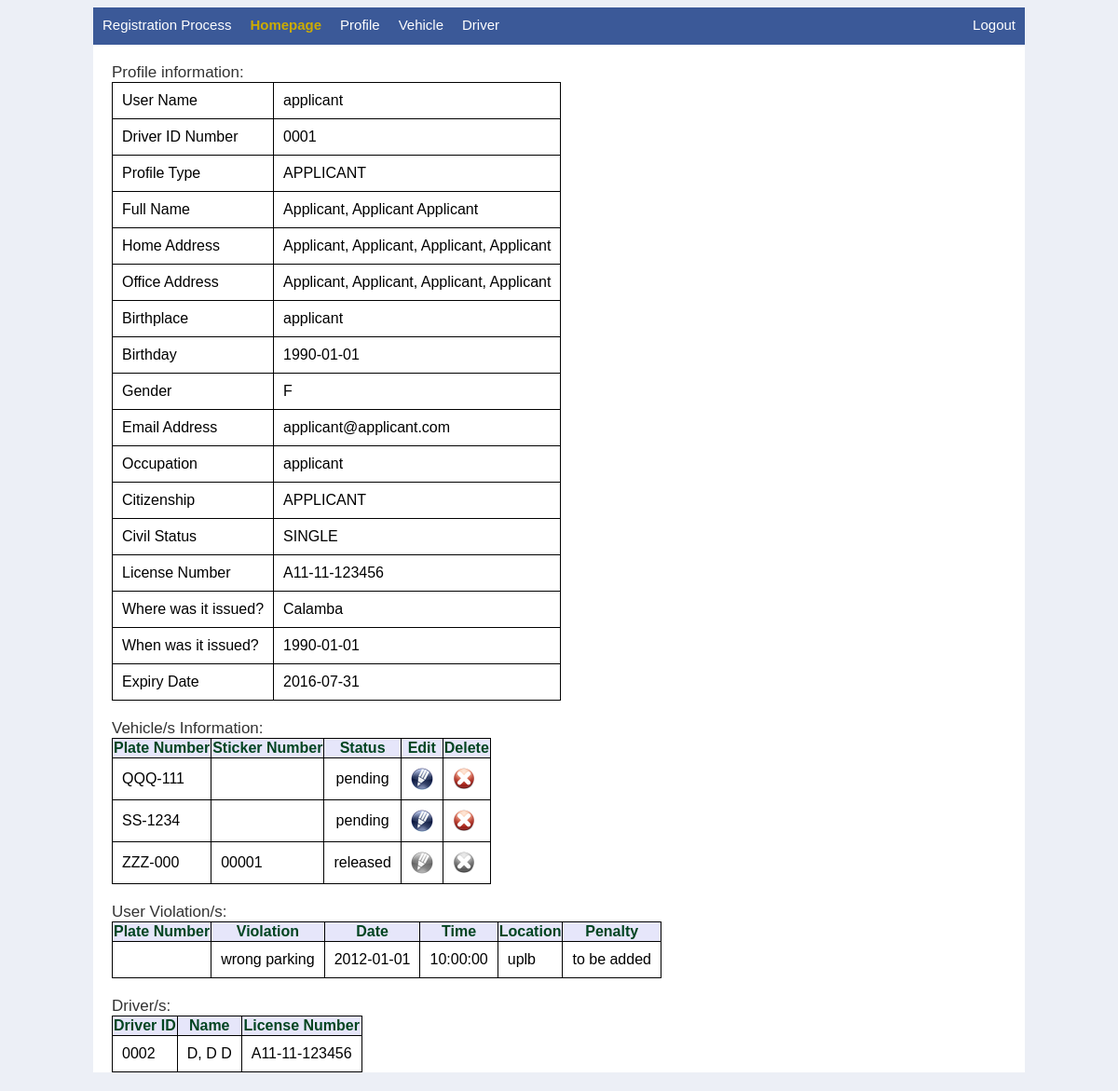
Page /HomePage/ (signed in) on the committed database.
### tables this page shows
CREATE TABLE IF NOT EXISTS `table_driverid` (
  `driverID` int(4) unsigned zerofill NOT NULL AUTO_INCREMENT,
  `profileID` int(100) NOT NULL,
  PRIMARY KEY (`driverID`)
);

CREATE TABLE IF NOT EXISTS `table_profile` (
  `profileID` int(100) NOT NULL AUTO_INCREMENT,
  `licenseNumber` varchar(20) NOT NULL,
  `profileType` text NOT NULL,
  `licenseIssuedLTOBranch` text NOT NULL,
  `licenseIssuedDate` date NOT NULL,
  `licenseExpiryDate` date NOT NULL,
  `userName` varchar(20) DEFAULT NULL,
  `password` varchar(20) DEFAULT NULL,
  `emailAddress` varchar(30) DEFAULT NULL,
  `contactNumber` varchar(30) NOT NULL,
  `lastName` varchar(30) NOT NULL,
  `givenName` varchar(30) NOT NULL,
  `middleName` varchar(30) DEFAULT NULL,
  `age` int(2) DEFAULT NULL,
  `birthDate` date NOT NULL,
  `birthPlace` varchar(50) NOT NULL,
  `gender` varchar(1) NOT NULL,
  `civilStatus` text NOT NULL,
  `citizenship` text NOT NULL,
  `occupation` varchar(30) DEFAULT NULL,
  `homeAddress` varchar(100) NOT NULL,
  `homeBrgy` varchar(30) NOT NULL,
  `homeTown` varchar(30) NOT NULL,
  `homeProvince` varchar(30) NOT NULL,
  `officeAddress` varchar(100) DEFAULT NULL,
  `officeBrgy` varchar(30) DEFAULT NULL,
  `officeTown` varchar(30) DEFAULT NULL,
  `officeProvince` varchar(30) DEFAULT NULL,
  `spouseName` varchar(30) DEFAULT NULL,
  `spouseOccupation` varchar(30) DEFAULT NULL,
  `violation` int(25) NOT NULL,
  `block` int(1) NOT NULL DEFAULT '0',
  `status` varchar(50) NOT NULL DEFAULT 'confirmation',
  `notes` text,
  `picture` varchar(100) NOT NULL DEFAULT 'default.gif',
  PRIMARY KEY (`profileID`)
);

CREATE TABLE IF NOT EXISTS `table_vehicle` (
  `plateNumber` varchar(7) NOT NULL,
  `vehicleType` text NOT NULL COMMENT 'PRIVATE OR PUBLIC',
  `owner` int(100) NOT NULL,
  `model` varchar(30) NOT NULL,
  `year` year(4) NOT NULL,
  `motor` varchar(30) NOT NULL,
  `chassis` varchar(20) NOT NULL,
  `color` text NOT NULL,
  `stickerNumber` int(5) unsigned zerofill DEFAULT NULL,
  `stickerIssuedDate` date DEFAULT NULL,
  `lastStickerNumber` int(5) DEFAULT NULL,
  `lastStickerIssuedDate` date DEFAULT NULL,
  `reference` int(5) DEFAULT NULL,
  `inspection` date NOT NULL,
  `block` int(1) DEFAULT '0',
  `paid` date DEFAULT '0000-00-00',
  `status` varchar(30) NOT NULL DEFAULT 'pending',
  `condition` text,
  `violation` int(25) NOT NULL,
  `certificationRegistration` text NOT NULL,
  `receiptRegistration` text NOT NULL,
  `LTFRBFranchise` text,
  `insurance` text,
  `driverID` text
);

CREATE TABLE IF NOT EXISTS `table_violation` (
  `violationNumber` int(50) NOT NULL AUTO_INCREMENT,
  `licenseNumber` varchar(50) NOT NULL,
  `driverID` int(4) unsigned zerofill NOT NULL,
  `plateNumber` varchar(7) NOT NULL,
  `violation` text NOT NULL,
  `violationDate` date NOT NULL,
  `violationTime` time NOT NULL,
  `violationLocation` text NOT NULL,
  `penalty` varchar(50) NOT NULL,
  `reporter` varchar(50) NOT NULL,
  `reporterContact` varchar(20) NOT NULL,
  `approve` int(1) NOT NULL DEFAULT '1',
  `evidence` text,
  PRIMARY KEY (`violationNumber`)
);

CREATE TABLE IF NOT EXISTS `table_driver` (
  `driver` int(11) NOT NULL,
  `operator` int(11) NOT NULL
);

### HomePage/index.php (the view, shortened to what this page needs)
<?php
	$root = "../";
	include "../RegistrationManager.php";
	$rm = new RegistrationManager();
?>
<html>
	<?php include $root."head.php"; ?>
	<body id='searchProfile'>
		<div id='centerArea'>
			<?php include $root."menu.php";  ?>
			<div id="content">
				<form name="disp"  method="post" action="RegistrationManager.php">
				<?php
						echo "<div style=''>";
							switch($_SESSION['profileType']){
								case "APPLICANT":
									$rm->showProfile($_SESSION['username']);
									$vehicles = $rm->retrieveVehicle($_SESSION['profileID']);
									if(isset($_SESSION['driverID']) && $_SESSION['driverID'] != ""){
										$violations = $rm->retrieveViolations("driverID=".$_SESSION['driverID']);
										$drivers = $rm->retrieveDrivers($_SESSION['profileID']);
									}
									if($vehicles != "")
									{
										$row = mysql_fetch_array($vehicles);
										if($row != null){
											echo "Vehicle/s Information:";
											echo "<table id='result'>";
											echo "
												<tr>
													<th>Plate Number</th>
													<th>Sticker Number</th>
													<th>Status</th>
													<th>Edit</th>
													<th>Delete</th>
												</tr>
											";
											while($row != null){
												echo"
													<tr>
														<td>".$row['plateNumber']."</td>
														<td>".$row['stickerNumber']."</td>
														<td align='center'>";
															if($row['status'] == "released"){
																echo $row['status'];
															}elseif($row['paid'] != "0000-00-00"){
																echo "paid";
															}else{
																echo $row['status'].($row['status']=="disapproved" ? ("<br>-<br>".$row['condition']) : "");
															}
												echo	"</td>";
														if($row['paid'] == '0000-00-00'){
															echo "<td><a title='Edit Vehicle' href='../Vehicle/Update/?pn=".$row['plateNumber']."'><img src='".$root."assets/images/icons/edit24.png'></a></td>";
															echo "<td><a title='Delete Vehicle' href='../Vehicle/DeleteVehicle.php/?pn=".$row['plateNumber']."'><img src='".$root."assets/images/icons/delete24.png'></a></td>";
														} else {
															echo "<td><img title='Cannot Edit Vehicle' src='".$root."assets/images/icons/edit24_x.png'></td>";
															echo "<td><img title='Cannot Delete Vehicle' src='".$root."assets/images/icons/delete24_x.png'></td>";
														}
												echo "</tr>";
												$row = mysql_fetch_array($vehicles);
											}
											echo "</table>";
										}
									}
									if(isset($_SESSION['driverID']) && $_SESSION['driverID'] != ""){
										$row = mysql_fetch_assoc($violations);
										if($row != null){
											echo "<br>";
											echo "User Violation/s:";
											echo "<table id='result'>";
											echo "
												<tr>
													<th>Plate Number</th>
													<th>Violation</th>
													<th>Date</th>
													<th>Time</th>
													<th>Location</th>
													<th>Penalty</th>
												</tr>
											";
											while($row != ""){
												if($row['approve']==1){
													echo "<tr>";
														echo "<td>".$row['plateNumber']."</td>";
														echo "<td>".$row['violation']."</td>";
														echo "<td>".$row['violationDate']."</td>";
														echo "<td>".$row['violationTime']."</td>";
														echo "<td>".$row['violationLocation']."</td>";
														echo "<td>".$row['penalty']."</td>";
													echo "</tr>";
												}
												$row = mysql_fetch_assoc($violations);
											}
											echo "</table>";
										}
									}
									$row = mysql_fetch_assoc($drivers);
									if($row != null){
										echo "<br>";
										echo "Driver/s:";
										echo "<table id='result'>";
											echo "
												<tr>
													<th>Driver ID</th>
													<th>Name</th>
													<th>License Number</th>
												</tr>
											";
										while($row != ""){
											echo "<tr>";
												echo "<td>".$row['driverID']."</td>";
												echo "<td>".$row['lastName'].", ".$row['givenName']." ".$row['middleName']."</td>";
												echo "<td>".$row['licenseNumber']."</td>";
											echo "</tr>";
											$row = mysql_fetch_assoc($drivers);
										}
										echo "</table>";
									}
									break;
							}
						echo "</div>";
					?>
				</form>
			</div>
		</div>
	</body>
</html>

### head.php (shortened to what this page needs)
<head>
	<link rel="stylesheet" type="text/css" href="<?php echo $root; ?>assets/styles/view.css" />
	<link rel="stylesheet" type="text/css" href="<?php echo $root; ?>assets/js/jquery-ui-1.9.2.custom/css/custom-theme/jquery-ui-1.9.2.custom.min.css" />
</head>

### menu.php (shortened to what this page needs)
<?php
	$login = isset($_SESSION['profileType']);
	if($login){
		$cashier = $_SESSION['profileType'] == "CASHIER";
		$operations = $_SESSION['profileType'] == "OPERATIONS";
		$applicant = $_SESSION['profileType'] == "APPLICANT";
		$investigation = $_SESSION['profileType'] == "INVESTIGATION";
	}
?>
<div id='options'>
	<ul>
		<?php if($applicant){ ?>
			<li><a class="howtoM menuitem" href="<?php echo $root; ?>RegistrationProcess.php">Registration Process</a></li>
			<? } ?>
		<?php if($login){ ?>
			<li><a class="homepageM menuitem" href="<?php echo $root; ?>HomePage/">Homepage</a></li>
			<li><a class="profileM menuitem" href="<?php echo $root; ?>UpdateProfile/">Profile</a></li>
			<?php if(!$cashier && !$operations || $investigation){ ?>
				<li><a class="vehicleM menuitem" href="<?php echo $root; ?>Vehicle/">Vehicle</a></li>
			<?php } ?>
			<?php if(!$cashier || $investigation){ ?>
				<li><a class="driverM menuitem" href="<?php echo $root; ?>Driver/">Driver</a></li>
			<?php } ?>
			<li style="float: right;"><a class="menuitem" href="<?php echo $root; ?>logout.php">Logout</a></li>
		<?php } else { ?>
			<li style="float: right;"><a class="menuitem" href="<?php echo $root; ?>">Login</a></li>
			<li style="float: right;"><a class="reportM menuitem" href="<?php echo $root; ?>Report/">Report a Violation</a></li>
		<?php } ?>
	</ul>
</div>

### RegistrationManager.php (shortened to what this page needs)
<?php
class RegistrationManager
{
	function retrieveProfile($username)
	{
		$connect = new dbconnection();
		if($username == null){
			$query = "
				SELECT *, p.profileID AS pid
				FROM table_profile p
				LEFT JOIN table_driverID d ON p.profileID=d.profileID
				WHERE
					profileType != 'ADMIN' AND
					profileType != 'OVCCA' AND
					profileType != 'CASHIER' AND
					profileType != 'INVESTIGATION' AND
					profileType != 'CASHIER'
			";
			$combine = isset($_POST['searchCombine']) ? $_POST['searchCombine'] : "";
			$keyword = isset($_POST['searchKeyword']) ? $_POST['searchKeyword'] : "";
			$filters = isset($_POST['searchFilters']) ? $_POST['searchFilters'] : "";
			if($filters != ""){
				$combine = explode(';', $combine);
				$keyword = explode(';', $keyword);
				$filters = explode(';', $filters);
				$search = "";
				for($i=0; $i<count($filters); $i++)
				{
					$keyword[$i] = isset($keyword[$i]) ? $keyword[$i] : "";
					$search .= $combine[$i] . " " . $filters[$i] . " LIKE '%" . $keyword[$i] . "%' ";
				}
				if($search != "")
					$query .= " AND (" . $search . ")";
			}
		}
		else{
			$query = "
				SELECT *, p.profileID AS pid
				FROM table_profile p
				LEFT JOIN table_driverID d ON p.profileID=d.profileID
				WHERE userName='$username'";
		}
		$sortCol = (isset($_POST['sortColumn']) && $_POST['sortColumn'] != "") ? $_POST['sortColumn'] : "lastName, givenName, middleName";
		$query .= " ORDER BY ".$sortCol;
		$result = mysql_query($query);
		return $result;
	}
	function showProfile($username)
	{
		$profile = $this->retrieveProfile($_SESSION['username']);
		$row = mysql_fetch_array($profile, MYSQL_ASSOC);
		echo "Profile information:";
		echo "
		<table id='result'>
			<tr>
				<td>".'User Name'."</td>
				<td>".$row['userName']."</td>
			</tr>
		";
			if($row['profileType'] == "APPLICANT")
			{
				if(isset($row['driverID'])){
					echo "
					<tr>
						<td>".'Driver ID Number'."</td>
						<td>".$row['driverID']."</td>
					</tr>
					";
				}
			}
		echo "
			<tr>
				<td>".'Profile Type'."</td>
				<td>".$row['profileType']."</td>
			</tr>
			<tr>
				<td>".'Full Name'."</td>
				<td>".$row['lastName'].',  '.$row['givenName'].'  '.$row['middleName']."</td>
			</tr>
			<tr>
				<td>".'Home Address'."</td>
				<td>".$row['homeAddress'].', '.$row['homeBrgy'].', '.$row['homeTown'].', '.$row['homeProvince']."</td>
			</tr>
			<tr>
				<td>".'Office Address'."</td>
				<td>".$row['officeAddress'].', '.$row['officeBrgy'].', '.$row['officeTown'].', '.$row['officeProvince']."</td>
			</tr>
			<tr>
				<td>".'Birthplace'."</td>
				<td>".$row['birthPlace']."</td>
			</tr>
			<tr>
				<td>".'Birthday'."</td>
				<td>".$row['birthDate']."</td>
			</tr>
			<tr>
				<td>".'Gender'."</td>
				<td>".$row['gender']."</td>
			</tr>
			<tr>
				<td>".'Email Address'."</td>
				<td>".$row['emailAddress']."</td>
			</tr>
			<tr>
				<td>".'Occupation'."</td>
				<td>".$row['occupation']."</td>
			</tr>
			<tr>
				<td>".'Citizenship'."</td>
				<td>".$row['citizenship']."</td>
			</tr>
			<tr>
				<td>".'Civil Status'."</td>
				<td>".$row['civilStatus']."</td>
			</tr>
			<tr>
				<td>".'License Number'."</td>
				<td>".$row['licenseNumber']."</td>
			</tr>
			<tr>
				<td>".'Where was it issued?'."</td>
				<td>".$row['licenseIssuedLTOBranch']."</td>
			</tr>
			<tr>
				<td>".'When was it issued?'."</td>
				<td>".$row['licenseIssuedDate']."</td>
			</tr>
			<tr>
				<td>".'Expiry Date'."</td>
				<td>".$row['licenseExpiryDate']."</td>
			</tr>
			";
		echo "</table> <br />";
	}
	function retrieveVehicle($profileID)
	{
		$connect = new dbconnection();
		if($profileID != ""){
			$query = "SELECT * FROM table_vehicle v WHERE owner='$profileID'";
		}else{
			$query = "SELECT * FROM table_vehicle v WHERE owner='$profileID'";
		}
		$filters = isset($_POST['searchFilters']) ? $_POST['searchFilters'] : "";
		$sortCol = (isset($_POST['sortColumn']) && $_POST['sortColumn'] != "") != "" ? $_POST['sortColumn'] : "status";
		$query .= "ORDER BY ".$sortCol;
		$result = mysql_query($query);
		return $result;
	}
	function retrieveDrivers($operatorNo)
	{
		$connect = new dbconnection();
		$query = "
			SELECT
				d.*,
				p.*,
				o.userName AS operatorUsername,
				o.lastName AS operatorLastName,
				o.givenName AS operatorGivenName,
				o.middleName AS operatorMiddleName,
				id.driverID AS driverID
			FROM
				table_driver d
			LEFT JOIN
				table_driverID id ON id.profileID = d.driver
			INNER JOIN
				table_profile p ON p.profileID = d.driver
			INNER JOIN
				table_profile o ON o.profileID = d.operator
		";
		if($_SESSION['profileType'] == "APPLICANT" || $operatorNo != ""){
			$query .= " WHERE operator='$operatorNo'";
		}
		$filters = isset($_POST['searchFilters']) ? $_POST['searchFilters'] : "";
		$sortCol = (isset($_POST['sortColumn']) && $_POST['sortColumn'] != "") ? $_POST['sortColumn'] : "p.lastName, p.givenName";
		$query .= " ORDER BY ".$sortCol;
		$result = mysql_query($query);
		return $result;
	}
	function retrieveViolations($where)
	{
		$connect = new dbconnection();
		$query = "SELECT * FROM table_violation";
		if($where != ""){
			$query .= " WHERE ".$where;
		}
		$filters = isset($_POST['searchFilters']) ? $_POST['searchFilters'] : "";
		$sortCol = (isset($_POST['sortColumn']) && $_POST['sortColumn'] != "") ? $_POST['sortColumn'] : "violationDate";
		$query .= " ORDER BY ".$sortCol;
		$result = mysql_query($query);
		return $result;
	}
}
?>

### assets/styles/view.css (style rules this page uses)
body { font-family: "lucida grande", tahoma, verdana, arial, sans-serif; background-color: #eceff6; }
#centerArea { background-color:white; margin: 0 auto; width:1000px; height:auto; font-size:17; }
#content { background-color: #ffffff; color: #333; margin: 20px; width: 960px; border: 0px solid transparent; }
th { text-align: center; background-color: #e6e6fa; color:#014421; border: 1px solid black; }
td { color:black; font-size:16; }
#result, #result td { border: 1px solid black; border-collapse: collapse; padding: 10px; }
ul { padding:0; margin:0; color: red; }
#options { background-color:#3b5998; background-repeat: no-repeat; background-position: 10px 5px; width:100%; height: 40px; }
#options a { color: #FFF; margin: 0 10px; }
#options ul { list-style: none outside none; margin-left: 0px; }
#options ul li { float: left; font-size: 15px; height: 20px; padding: 10px 0; }
#options a { text-decoration: none; }

### rows in the picture
table_driverid: profileID.userName "applicant", driverID "0001", profileID.profileType "APPLICANT", profileID.lastName "Applicant", profileID.givenName "Applicant", profileID.middleName "Applicant", profileID.homeAddress "Applicant", profileID.homeBrgy "Applicant", profileID.homeTown "Applicant", profileID.homeProvince "Applicant", profileID.officeAddress "Applicant", profileID.officeBrgy "Applicant", profileID.officeTown "Applicant", profileID.officeProvince "Applicant", profileID.birthPlace "applicant", profileID.birthDate "1990-01-01", profileID.gender "F", profileID.emailAddress "applicant@applicant.com", profileID.occupation "applicant", profileID.citizenship "APPLICANT", profileID.civilStatus "SINGLE", profileID.licenseNumber "A11-11-123456", profileID.licenseIssuedLTOBranch "Calamba", profileID.licenseIssuedDate "1990-01-01", profileID.licenseExpiryDate "2016-07-31"
table_vehicle: plateNumber "QQQ-111", status "pending"
table_vehicle: plateNumber "SS-1234", status "pending"
table_vehicle: plateNumber "ZZZ-000", stickerNumber "00001", status "released"
table_violation: violation "wrong parking", violationDate "2012-01-01", violationTime "10:00:00", violationLocation "uplb", penalty "to be added"
table_driver: table_driverid.driverID "0002", table_profile.lastName "D", table_profile.givenName "D", table_profile.middleName "D", table_profile.licenseNumber "A11-11-123456"
